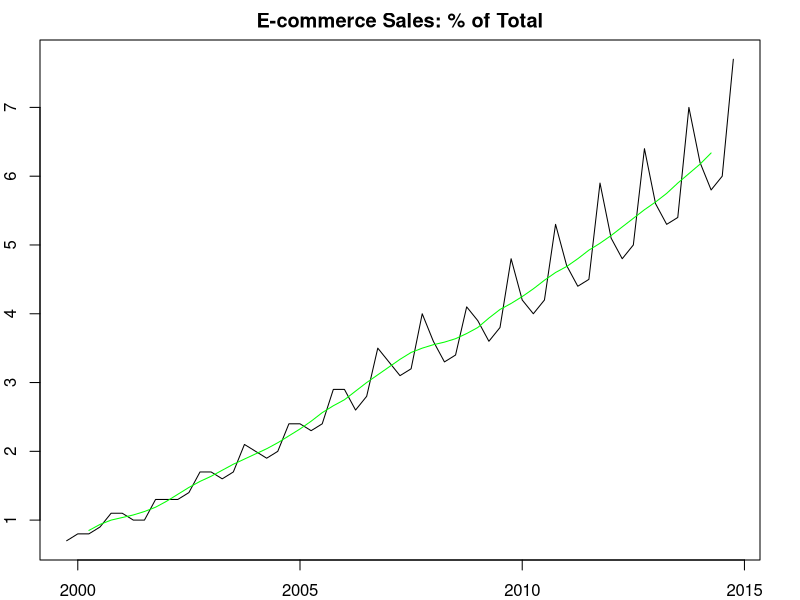
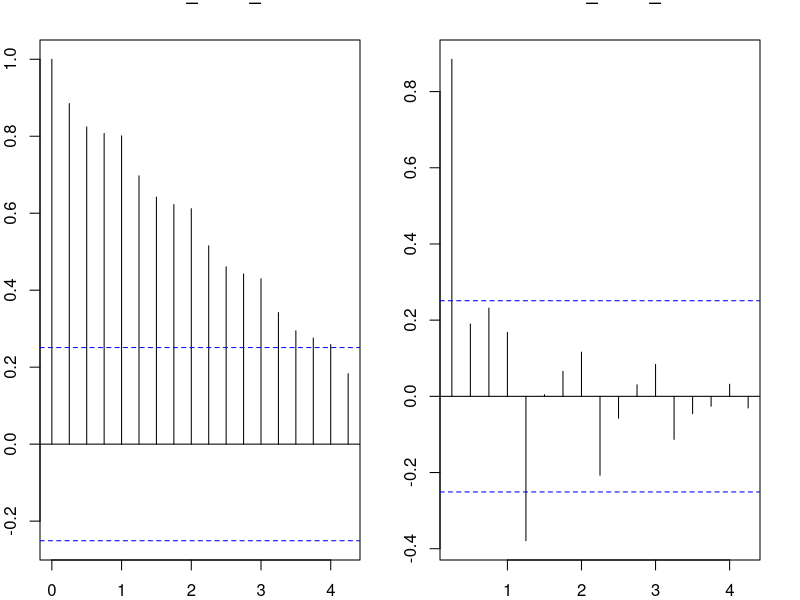
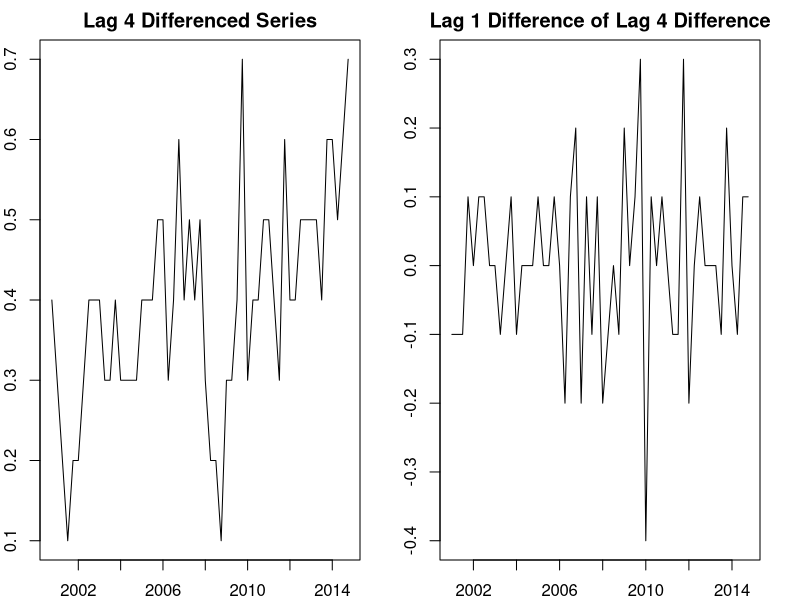
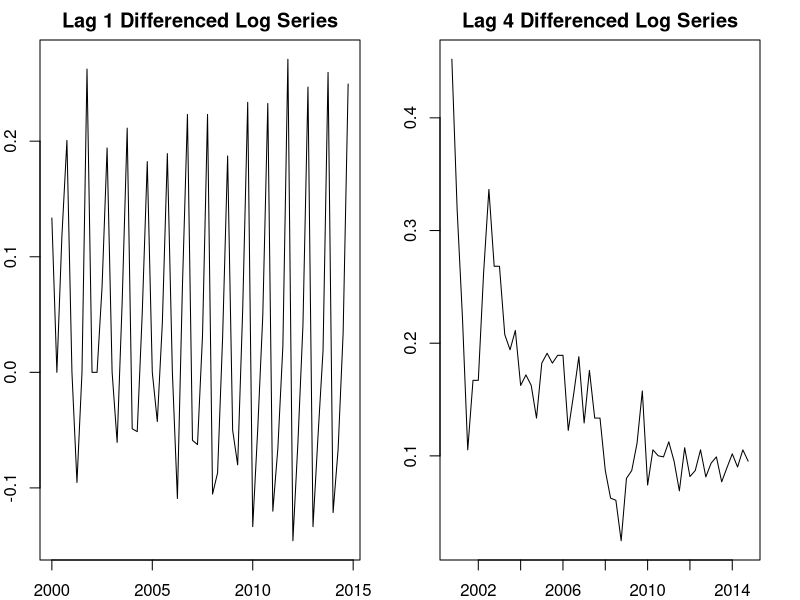
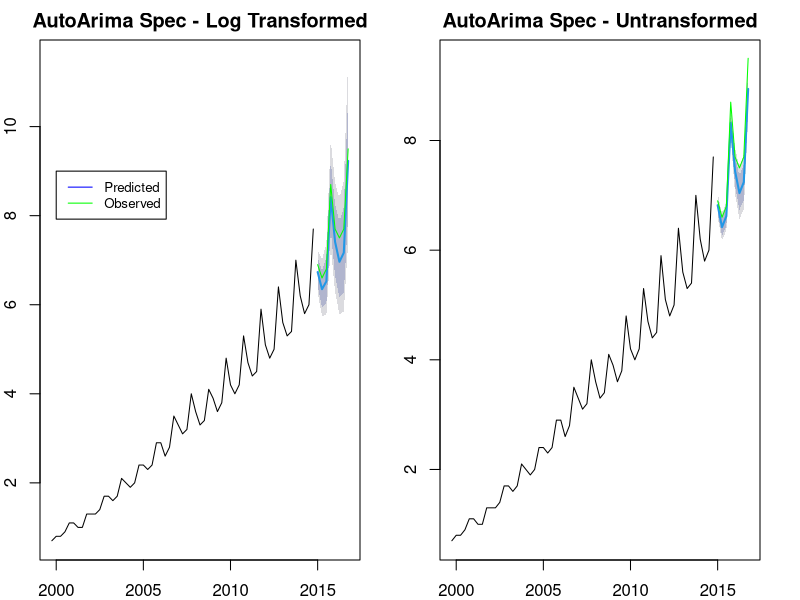
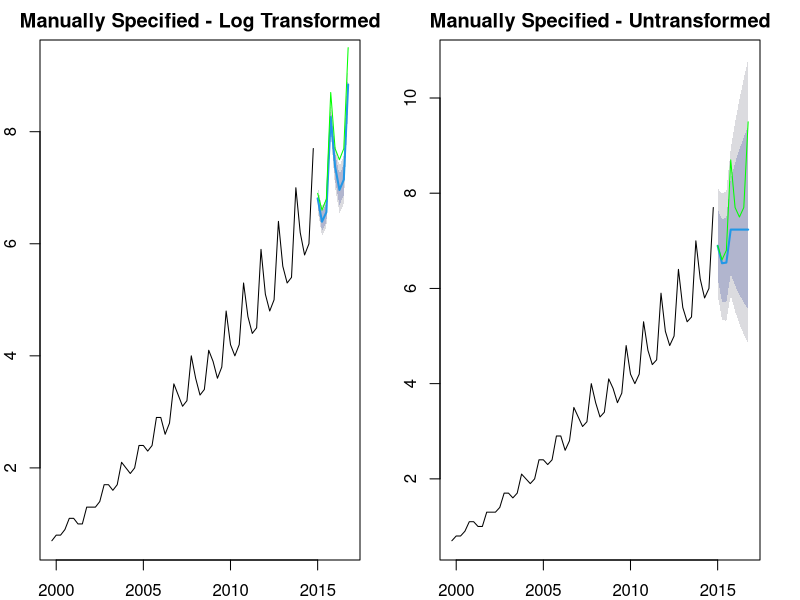
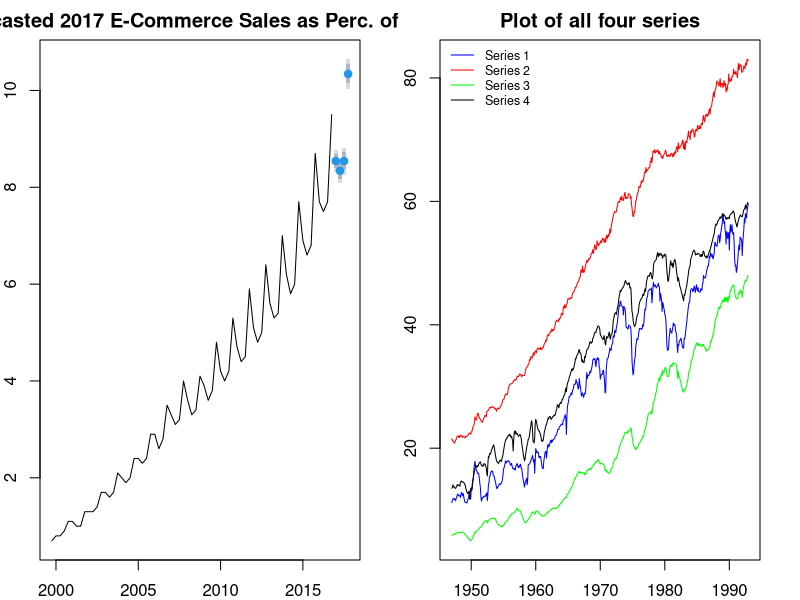
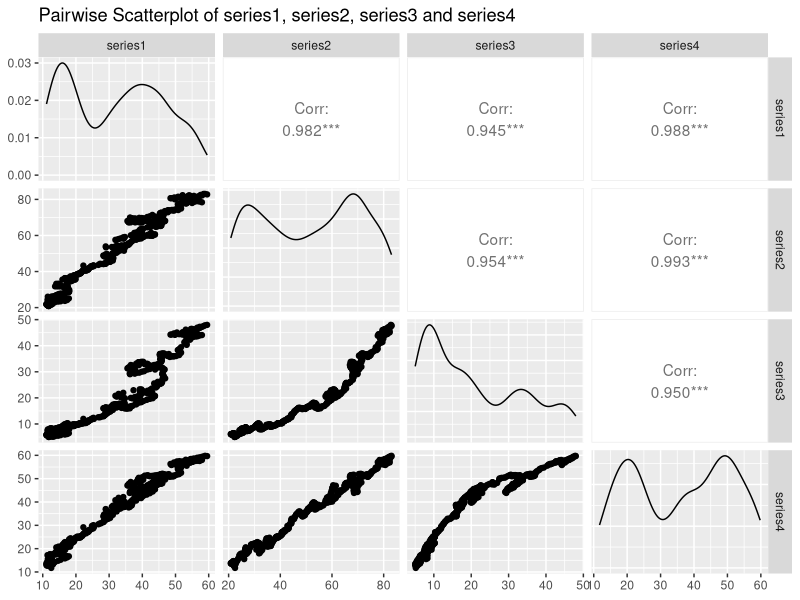

The R source for these figures, in order: (Note: this script raises an error after producing the figures.)
## ---- chunk 1
knitr::opts_chunk$set(echo = TRUE)

pkg <- c('knitr', 'Hmisc', 'ggcorrplot', 'car','xts','forecast',
         'dplyr', 'ggplot2', 'jtools', 'readr', 'astsa', 'vars', 'dplyr','tseries', 'GGally')
invisible(lapply(pkg, require, character.only = T))
## ---- chunk 2
ecom = read.csv(file = "ECOMPCTNSA.csv")
ts_ecom = ts(ecom$ECOMPCTNSA, start = c(1999, 4), frequency = 4)
ts_ecom_train = ts(ts_ecom[time(ts_ecom) < 2015], start = c(1999, 4), freq = 4)
ts_ecom_test = ts(ts_ecom[time(ts_ecom) >= 2015], start = c(2015, 1), freq = 4)
head(ts_ecom, 13); sum(is.na(ts_ecom_train)); summary(ts_ecom_train)
## ---- chunk 3
par(mfrow=c(1,1), mai = c(.4, 0.4, 0.4, 0.4))
plot(ts_ecom_train, xlab = 'Date', ylab = 'E-Commerce Retail Sales', main = 'E-commerce Sales: % of Total')
lines(ma(ts_ecom_train, order = 4, centre = T), col = 'green')
## ---- chunk 4
par(mfrow=c(1,2))
acf(ts_ecom_train)
pacf(ts_ecom_train)
## ---- chunk 5
par(mfrow=c(1,2), mai = c(.4, 0.4, 0.4, 0.4))

plot(diff(ts_ecom_train, lag = 4),xlab=NULL,ylab=NULL,main = "Lag 4 Differenced Series")
plot(diff(diff(ts_ecom_train, lag = 4),lag=1),xlab=NULL,ylab=NULL, 
     main = "Lag 1 Difference of Lag 4 Difference")
adf.test(diff(diff(ts_ecom_train, lag = 4),lag=1))$p.value
## ---- chunk 6
par(mfrow=c(1,2), mai = c(.4, 0.4, 0.4, 0.4))

log_ts_ecom_train = log(ts_ecom_train); log_ts_ecom_test = log(ts_ecom_test)
plot(diff(log_ts_ecom_train, lag = 1),xlab=NULL,ylab=NULL,main = "Lag 1 Differenced Log Series")
plot(diff(log_ts_ecom_train, lag = 4),xlab=NULL,ylab=NULL,main = "Lag 4 Differenced Log Series")

adf.test(log_ts_ecom_train)$p.value
## ---- chunk 7
manual_model_raw <- Arima(ts_ecom_train, order=c(1,1,1), seasonal=c(1,1,1))
manual_model_log <- Arima(ts_ecom_train, order = c(0,1,4), seasonal=c(0,0,0), lambda=0)
## ---- chunk 8
log_model_auto <- auto.arima(ts_ecom_train, ic = 'aicc', lambda = 0)
model_auto <- auto.arima(ts_ecom_train, ic = 'aicc')
## ---- chunk 9
forecast_log_auto = forecast(log_model_auto, h = 8, lambda=0)
forecast_auto = forecast(model_auto, h = 8)
forecast_log_man = forecast(manual_model_raw, h = 8)
forecast_man = forecast(manual_model_log, h = 8, lambda=0)

par(mfrow=c(1,2), mai = c(.4, 0.4, 0.4, 0.4))
plot(forecast_log_auto, main="AutoArima Spec - Log Transformed"); lines(ts_ecom_test, col='green')
legend(2000, 9, legend=c('Predicted','Observed'), col=c('blue','green'), lty=1, cex=0.8)
plot(forecast_auto, main="AutoArima Spec - Untransformed"); lines(ts_ecom_test, col='green')
par(mfrow=c(1,2), mai = c(.4, 0.4, 0.4, 0.4))
plot(forecast_log_man, main="Manually Specified - Log Transformed"); lines(ts_ecom_test, col='green')
plot(forecast_man, main="Manually Specified - Untransformed"); lines(ts_ecom_test, col='green')
## ---- chunk 10
calculate_rmse = function(fcast, test){
  rmse = sqrt(mean((fcast - test)^2))
  return(rmse)
}
log_mod_auto_sw <- shapiro.test(log_model_auto $resid)
log_mod_auto_box <-Box.test(log_model_auto $resid, type = "Ljung-Box")
mod_auto_sw <-shapiro.test(model_auto $resid)
mod_auto_box <-Box.test(model_auto $resid, type = "Ljung-Box")
man_mod_raw_sw <-shapiro.test(manual_model_raw $resid)
man_mod_raw_box <-Box.test(manual_model_raw $resid, type = "Ljung-Box")
log_man_mod_sw <-shapiro.test(manual_model_log $resid)
log_man_mod_box <-Box.test(manual_model_log $resid, type = "Ljung-Box")
results <- data.frame(cbind(rbind(log_mod_auto_sw$p.value,mod_auto_sw$p.value, 
                         man_mod_raw_sw$p.value, log_man_mod_sw$p.value),
                         rbind(log_mod_auto_box$p.value, mod_auto_box$p.value, 
                               man_mod_raw_box$p.value, log_man_mod_box$p.value),
                         rbind(calculate_rmse(forecast_log_auto$mean,ts_ecom_test),
                               calculate_rmse(forecast_auto$mean,ts_ecom_test), 
                               calculate_rmse(forecast_log_man$mean, ts_ecom_test),
                               calculate_rmse(forecast_man$mean, ts_ecom_test))))

colnames(results) <- c('Shapiro-Wilk', 'Box-Ljung', '   RMSE')
rownames(results) <- c('Log, Auto','Raw, Auto','Log, Manual', 'Raw, Manual')
results
## ---- chunk 11
model_auto_all <- auto.arima(ts_ecom, ic = 'aicc')
plot(forecast(model_auto_all,h = 4), main='Forecasted 2017 E-Commerce Sales as Perc. of Total')
## ---- chunk 12
mts = read.csv(file = "data_2018Spring_MTS.txt", sep=' ')
ts_mts = ts(mts[ , c("series1", "series2", "series3", "series4")], start = c(1947, 1), freq = 12)
ts_mts_train = ts(ts_mts[time(ts_mts) < 1993, ], start = c(1947, 1), freq = 12)
ts_mts_test = ts(ts_mts[time(ts_mts) >= 1993, ], start = c(1993, 1), end = c(1993,12), freq = 12)
head(ts_mts); sum(is.na(ts_mts)); summary(ts_mts_train)
## ---- chunk 13
ts.plot(ts_mts_train, gpars=list(main="Plot of all four series", ylab="Unknown units", col=c('blue','red','green','black')))
legend("topleft",c("Series 1","Series 2","Series 3","Series 4"), lty=1, 
       col = c('blue','red','green','black'), bty='n', cex=.75)
## ---- chunk 14
df_mts_train = data.frame(as.matrix(ts_mts_train), date=time(ts_mts_train))

ggpairs(df_mts_train[c('series1', 'series2', 'series3', 'series4')], title='Pairwise Scatterplot of series1, series2, series3 and series4')
## ---- chunk 15
cbind(adf.test(df_mts_train$series1)$p.value, adf.test(df_mts_train$series2)$p.value,
adf.test(df_mts_train$series3)$p.value, adf.test(df_mts_train$series4)$p.value)
## ---- chunk 16
cbind(adf.test(diff(df_mts_train$series1))$p.value, adf.test(diff(df_mts_train$series2))$p.value,
adf.test(diff(df_mts_train$series3))$p.value, adf.test(diff(df_mts_train$series4))$p.value)
## ---- chunk 17
acf(diff(ts_mts_train))
pacf(diff(ts_mts_train))
## ---- chunk 18
cbind(po.test(df_mts_train[c('series1','series2')])$p.value, #column 1
po.test(df_mts_train[c('series1','series3')])$p.value, #column 2
po.test(df_mts_train[c('series1','series4')])$p.value, #column 3
po.test(df_mts_train[c('series2','series3')])$p.value, #column 4
po.test(df_mts_train[c('series2','series4')])$p.value, #column 5
po.test(df_mts_train[c('series3','series4')])$p.value) #column 6
## ---- chunk 19
VARselect(diff(ts_mts_train), type = 'const')$selection
## ---- chunk 20
var = VAR(diff(ts_mts_train), p = 2, type = 'const')
serial.test(var, type = 'PT.asymptotic')$serial$p.value[1]
## ---- chunk 21
var_model = VAR(diff(ts_mts_train), p = 5, type = 'const')
## ---- chunk 22
calculate_int = function(model, forecast_steps, endvals){
  diff_forecast = forecast(model, h=forecast_steps)
  int_1 = endvals[1] + cumsum(diff_forecast$forecast$series1$mean)
  int_2 = endvals[2] + cumsum(diff_forecast$forecast$series2$mean)
  int_3 = endvals[3] + cumsum(diff_forecast$forecast$series3$mean)
  int_4 = endvals[4] + cumsum(diff_forecast$forecast$series4$mean)
  return(list(int_1, int_2, int_3, int_4))
}
int = calculate_int(var_model, 24, tail(ts_mts_train, n=1))
ts_forecast = ts(cbind(int[[1]], int[[2]], int[[3]], int[[4]]), start=c(1993, 1), freq=12)
ts_mts_train_window = window(ts_mts_train, start = c(1985,1))

par(mfrow=c(1,2), mai = c(.4, 0.4, 0.4, 0.4))
ts.plot(ts_mts_train_window[,1], ts_mts_test[,1], ts_forecast[,1], col=c('black', 'green', 'blue'),
        main = 'series1 with forecast')
ts.plot(ts_mts_train_window[,2], ts_mts_test[,2], ts_forecast[,2], col=c('black', 'green', 'blue'), 
        main = 'series2 with forecast')
par(mfrow=c(1,2), mai = c(.4, 0.4, 0.4, 0.4))
ts.plot(ts_mts_train_window[,3], ts_mts_test[,3], ts_forecast[,3], col=c('black', 'green', 'blue'), 
        main = 'series3 with forecast')
ts.plot(ts_mts_train_window[,4], ts_mts_test[,4], ts_forecast[,4], col=c('black', 'green', 'blue'), 
        main = 'series4 with forecast')
## ---- chunk 23
residuals = as.numeric(ts_mts_test) - window(ts_forecast, start = c(1993,1), end = c(1993,12))
par(mfrow=c(1,1), mai = c(.2, 0.2, 0.2, 0.2))
plot(residuals, main = 'Residuals of VAR(5) model', ylab = 'Date', type='b')
## ---- chunk 24
serial.test(var_model, type="BG")$serial$p.value
## ---- chunk 25
normality.test(var_model, multivariate.only = TRUE)$jb.mul$JB$p.value[1,1]
## ---- chunk 26
int = calculate_int(var_model, 12, tail(ts_mts_train, n=1))
df_RMSE = data.frame(rbind(calculate_rmse(int[[1]], ts_mts_test[,1]),
           calculate_rmse(int[[2]], ts_mts_test[,2]), calculate_rmse(
             int[[3]], ts_mts_test[,3]), calculate_rmse(int[[4]], ts_mts_test[,4])))

colnames(df_RMSE) = c('RMSE')
rownames(df_RMSE) = c('series1','series2','series3', 'series4')
df_RMSE
## ---- chunk 27
results = data.frame(); orderrange = 1:10
for(i in orderrange) {
  var_iter = VAR(diff(ts_mts_train), p = i, type="const")
  int = calculate_int(var_iter, 12, tail(ts_mts_train, n=1))
  
  PT = serial.test(var_iter, type="PT.asymptotic")$serial$p.value
  BG = serial.test(var_iter, type="BG")$serial$p.value
  norm = normality.test(var_iter, multivariate.only = TRUE)$jb.mul$JB$p.value
  rmse_sum = calculate_rmse(int[[1]], ts_mts_test[,1]) + calculate_rmse(int[[2]], ts_mts_test[,2]) +
             calculate_rmse(int[[3]], ts_mts_test[,3]) + calculate_rmse(int[[4]], ts_mts_test[,4])
  results = rbind(results, cbind(AIC(var_iter), BIC(var_iter), PT, BG, norm, round(rmse_sum,2)))
}
rownames(results) = orderrange
colnames(results) = c('AIC', '     BIC', ' Port. p-val', 
                      ' BG. p-val', 'JB p-val', 'sum(RMSE)')
round(results, 2)
